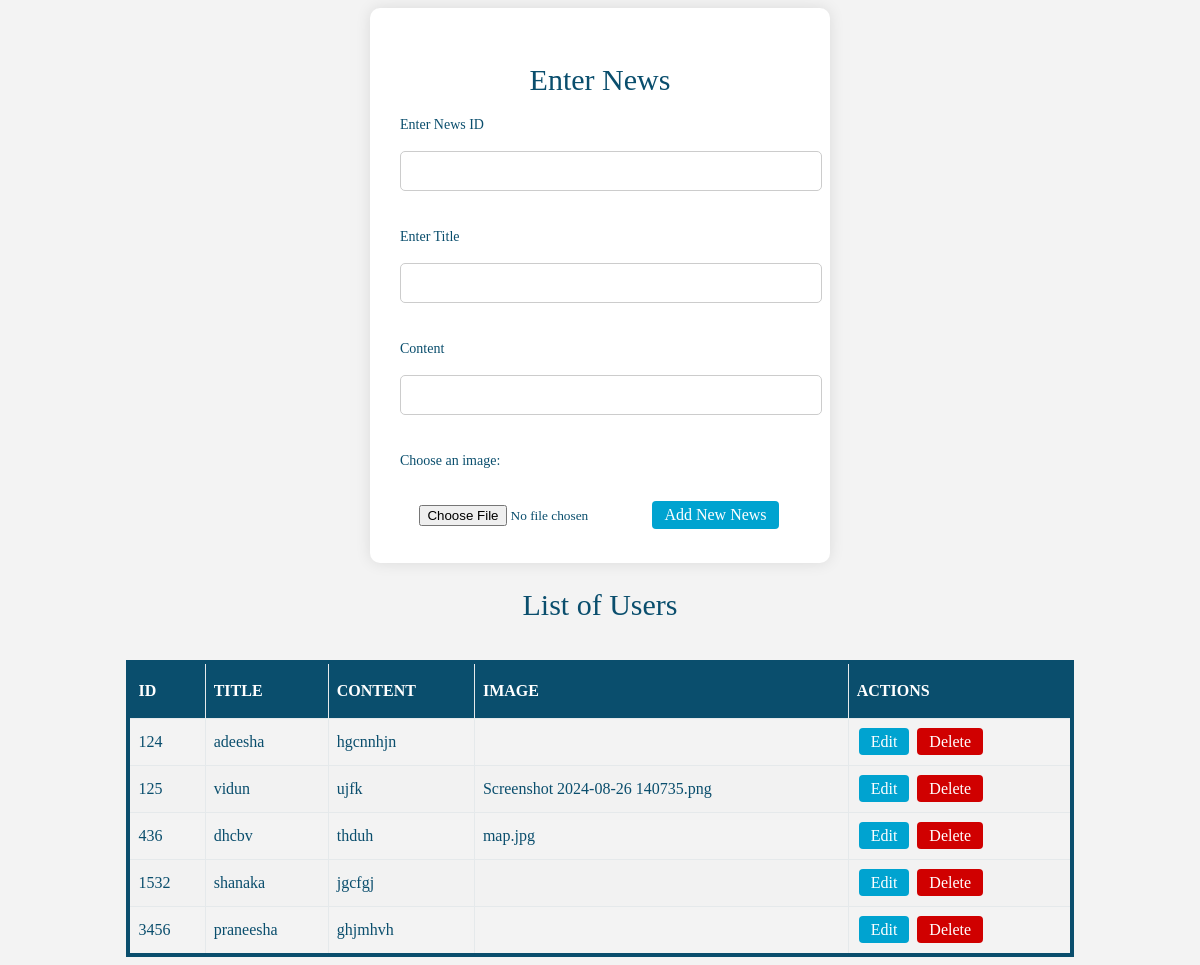
The app's page /managenews.php with its own data.
### tables this page shows
CREATE TABLE `news` (
  `id` int(3) NOT NULL,
  `title` varchar(150) NOT NULL,
  `content` varchar(500) NOT NULL,
  `image` varchar(100) NOT NULL
);

### managenews.php (the view, shortened to what this page needs)
<?php
   $servername = "localhost";
   $username = "root";
   $dbname = "iwt_proj";
   $conn = mysqli_connect("$servername", "$username", "", "$dbname");
?>
<!DOCTYPE html>
<html lang="en">
<head>
    <link rel="stylesheet" href="style\managenews.css">
</head>
<body>
<div class="container" id="form-container">
    <h2>Enter News</h2>
    <form method="post" action="">
        <div class="inputs">
            <label for="New_news">Enter News ID</label><br>
            <input type="text" name="id" id="ID" value="<?php echo isset($id) ? $id : '';?>" required><br><br>
            <label for="New_news">Enter Title</label><br>
            <input type="text" name="title" id="ID"  value="<?php echo isset($title) ? $title : ''; ?>" required><br><br>
            <label for="New_news">Content</label><br>
            <input type="text" name="content" id="ID"  value="<?php echo isset($content) ? $content : ''; ?>" required><br><br>
            <label for="imageUpload">Choose an image:</label><br>
        <input type="file" id="imageUpload" name="image">
            <?php if (isset($id)) { ?>
                <button type="submit" name="update" class="button" id="btn">Update</button>
            <?php } else { ?>
                <button type="submit" name="add" class="button" id="btn">Add New News</button>
            <?php } ?>
        </div>
    </form>
</div>
    <div class="container" id="table-container">
    <h2>List of Users</h2>
    <br>
    <table class="table">
        <thead>
            <tr>
                <th>ID</th>
                <th>TITLE</th>
                <th>CONTENT</th>
                <th>IMAGE</th>
                <th>ACTIONS</th>
            </tr>
        </thead>
        <tbody>
        <?php
        $query = "SELECT * FROM news";
        $query_run = mysqli_query($conn, $query);
        if (mysqli_num_rows($query_run) > 0) {
            while ($row = mysqli_fetch_assoc($query_run)) {
                ?>
                <tr>
                    <td><?php echo $row['id']; ?></td>
                    <td><?php echo $row['title']; ?></td>
                    <td><?php echo $row['content']; ?></td>
                    <td><?php echo $row['image']; ?></td>
                    <td>
                        <a class='button' id='btn1' href='managenews.php?edit_id=<?php echo $row['id']; ?>'>Edit</a>
                        <a class='button' id='btn2' href='managenews.php?delete_id=<?php echo $row['id']; ?>' onclick="return confirm('Are you sure you want to delete this admin?');">Delete</a>
                    </td>
                </tr>
                <?php
            }
        } else {
            echo "<tr><td colspan='8'>No record found</td></tr>";
        }
        ?>
        </tbody>
    </table>
</div>
</body>
</html>

### style/managenews.css (style rules this page uses)
* { font-family: poppins ; color: rgb(10, 78, 109); }
#form-container { background-color: white; padding: 30px; border-radius: 10px; box-shadow: 0px 0px 15px rgba(0, 0, 0, 0.1); max-width: 400px; width: 100%; text-align: center; margin: 0 auto; margin-top: 0; }
h2 { margin-bottom: 20px; font-size: 30px; font-weight: 400; text-align: center; }
.inputs { width: 100%; }
label { display: block; margin-bottom: 10px; font-size: 14px; text-align: left; }
input[type="text"] { width: 100%; padding: 10px; margin-bottom: 20px; border: 1px solid #ccc; border-radius: 5px; font-size: 16px; margin-top: -10px; }
.button { border-radius: 4px; border: none; padding: 8px 20px; text-align: center; text-decoration: none; font-size: 30px; margin: 4px 2px; cursor: pointer; }
.button { background-color: rgb(0, 163, 208); margin-left: 100PX; }
body { background-color: #ebebeb98; font-family: poppins; }
.table { font-family: poppins; border-collapse: collapse; width: 80%; margin-left: auto; margin-right: auto; border: 4px solid rgb(10, 78, 109); }
#table-container { margin-bottom: 0px; width: 100%; }
.table td, th { border: 1px solid #e5e9eb; padding: 8px; height: 30px; }
.table tr:nth-child(even) { background-color: #f2f2f2; }
.table th { padding-top: 12px; padding-bottom: 12px; text-align: left; background-color: rgb(10, 78, 109);; color: white; }
.button { border-radius: 4px; border: none; padding: 5px 12px; text-align: center; text-decoration: none; font-size: 16px; margin: 4px 2px; cursor: pointer; }
#btn , #btn1 { background-color: rgb(0, 163, 208); color: rgb(255, 255, 255); }
#btn2 { background-color: rgb(208, 0, 0); color: rgb(255, 255, 255); }

### records on screen
news: id "124", title "adeesha", content "hgcnnhjn"
news: id "125", title "vidun", content "ujfk", image "Screenshot 2024-08-26 140735.png"
news: id "436", title "dhcbv", content "thduh", image "map.jpg"
news: id "1532", title "shanaka", content "jgcfgj"
news: id "3456", title "praneesha", content "ghjmhvh"
